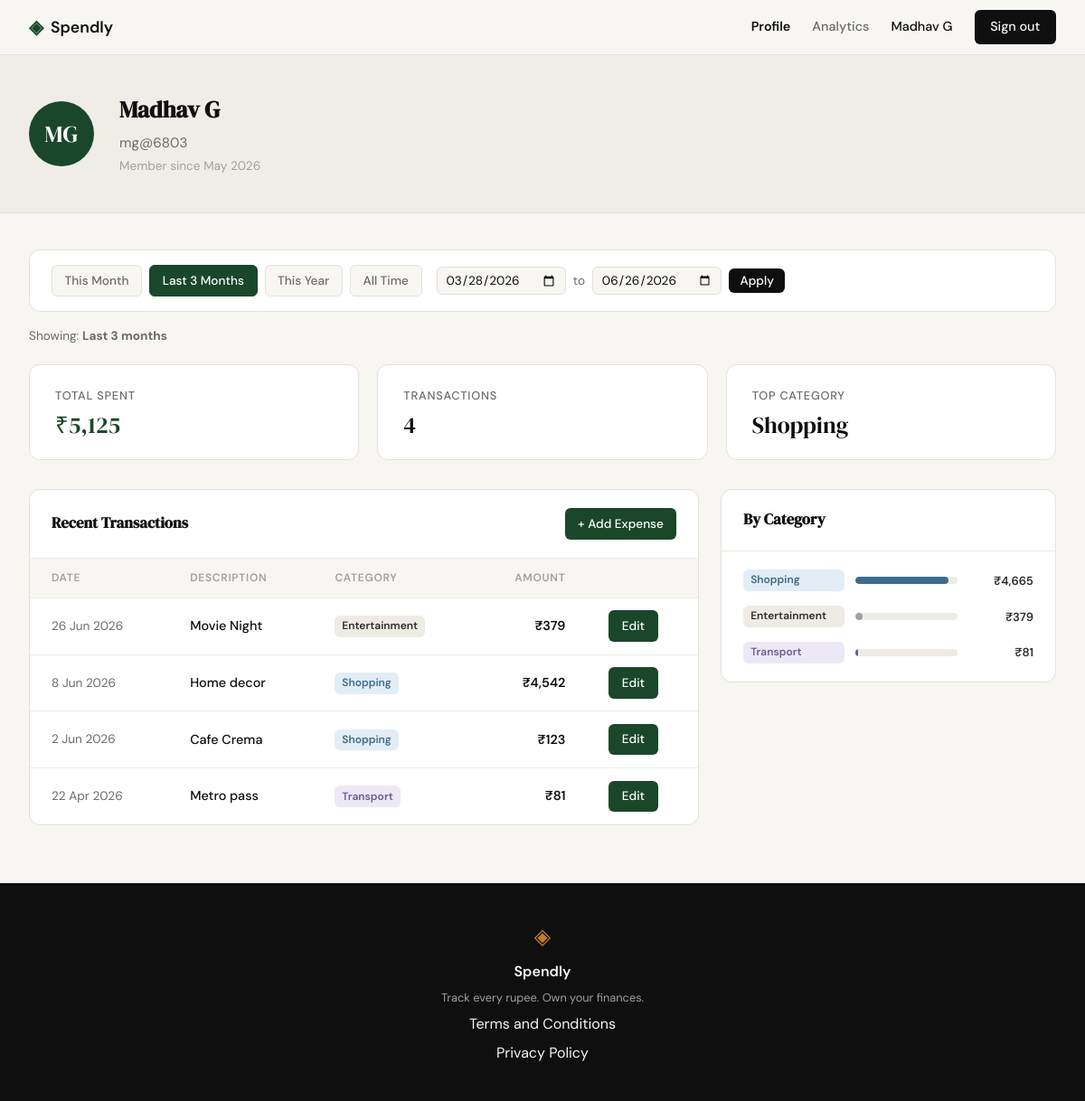
/profile?period=last_3_months (signed in), run on the app's committed database.
### tables this page shows
CREATE TABLE users (
            id            INTEGER PRIMARY KEY AUTOINCREMENT,
            name          TEXT    NOT NULL,
            email         TEXT    NOT NULL UNIQUE,
            password_hash TEXT    NOT NULL,
            created_at    TEXT    DEFAULT (datetime('now'))
        );

CREATE TABLE expenses (
            id          INTEGER PRIMARY KEY AUTOINCREMENT,
            user_id     INTEGER NOT NULL REFERENCES users(id),
            amount      REAL    NOT NULL,
            category    TEXT    NOT NULL,
            date        TEXT    NOT NULL,
            description TEXT,
            created_at  TEXT    DEFAULT (datetime('now'))
        );

### app.py (the view)
@app.route("/profile")
def profile():
    if not session.get("user_id"):
        return redirect(url_for("login"))
    user_data = get_user_by_id(session["user_id"])
    if not user_data:
        session.clear()
        return redirect(url_for("login"))
    name = user_data["name"]
    initials = "".join(w[0] for w in name.split()[:2]).upper()
    user = {
        "name": name,
        "initials": initials,
        "email": user_data["email"],
        "member_since": user_data["member_since"],
    }
    today = date.today()
    date_from_raw = request.args.get("from", "").strip()
    date_to_raw   = request.args.get("to", "").strip()
    period        = request.args.get("period", "all")
    date_from = date_to = None
    active_period = "all"
    period_label = "All time"
    if date_from_raw and date_to_raw:
        try:
            d_from = date.fromisoformat(date_from_raw)
            d_to   = date.fromisoformat(date_to_raw)
            if d_from > d_to:
                d_from, d_to = d_to, d_from
            date_from, date_to = d_from.isoformat(), d_to.isoformat()
            active_period = "custom"
            period_label = (
                f"{d_from.strftime('%-d %b %Y')} – {d_to.strftime('%-d %b %Y')}"
            )
        except ValueError:
            pass
    elif period == "this_month":
        date_from = today.replace(day=1).isoformat()
        date_to   = today.isoformat()
        active_period = "this_month"
        period_label  = today.strftime("%B %Y")
    elif period == "last_3_months":
        date_from = (today - timedelta(days=90)).isoformat()
        date_to   = today.isoformat()
        active_period = "last_3_months"
        period_label  = "Last 3 months"
    elif period == "this_year":
        date_from = today.replace(month=1, day=1).isoformat()
        date_to   = today.isoformat()
        active_period = "this_year"
        period_label  = str(today.year)
    stats        = get_summary_stats(session["user_id"], date_from, date_to)
    transactions = get_recent_transactions(session["user_id"], date_from=date_from, date_to=date_to)
    categories   = get_category_breakdown(session["user_id"], date_from, date_to)
    return render_template(
        "profile.html",
        user=user,
        stats=stats,
        transactions=transactions,
        categories=categories,
        active_period=active_period,
        date_from=date_from,
        date_to=date_to,
        period_label=period_label,
    )

### database/db.py (called while the page is built)
def get_db():
    conn = sqlite3.connect(DB_PATH)
    conn.row_factory = sqlite3.Row
    conn.execute("PRAGMA foreign_keys = ON")
    return conn

### database/queries.py (called while the page is built)
def _date_clause(date_from, date_to):
    if date_from and date_to:
        return " AND date BETWEEN ? AND ?", (date_from, date_to)
    return "", ()

def get_user_by_id(user_id):
    conn = get_db()
    row = conn.execute(
        "SELECT name, email, created_at FROM users WHERE id = ?", (user_id,)
    ).fetchone()
    conn.close()
    if not row:
        return None
    member_since = datetime.strptime(row["created_at"][:10], "%Y-%m-%d").strftime("%B %Y")
    return {"name": row["name"], "email": row["email"], "member_since": member_since}

def get_summary_stats(user_id, date_from=None, date_to=None):
    conn = get_db()
    date_clause, date_params = _date_clause(date_from, date_to)
    row = conn.execute(
        "SELECT COALESCE(SUM(amount), 0) as total, COUNT(*) as count "
        "FROM expenses WHERE user_id = ?" + date_clause,
        (user_id,) + date_params
    ).fetchone()
    top = conn.execute(
        "SELECT category, SUM(amount) as cat_total FROM expenses "
        "WHERE user_id = ?" + date_clause + " GROUP BY category ORDER BY cat_total DESC LIMIT 1",
        (user_id,) + date_params
    ).fetchone()
    conn.close()
    return {
        "total_spent": f"₹{row['total']:,.0f}",
        "transaction_count": row["count"],
        "top_category": top["category"] if top else "—",
    }

def get_recent_transactions(user_id, limit=10, date_from=None, date_to=None):
    conn = get_db()
    date_clause, date_params = _date_clause(date_from, date_to)
    rows = conn.execute(
        "SELECT id, date, description, category, amount FROM expenses "
        "WHERE user_id = ?" + date_clause + " ORDER BY date DESC LIMIT ?",
        (user_id,) + date_params + (limit,)
    ).fetchall()
    conn.close()
    return [
        {
            "id": r["id"],
            "date": datetime.strptime(r["date"], "%Y-%m-%d").strftime("%-d %b %Y"),
            "description": r["description"] or "",
            "category": r["category"],
            "amount": f"₹{r['amount']:,.0f}",
        }
        for r in rows
    ]

### templates/profile.html (shortened to what this page needs)
{% extends "base.html" %}
{% block content %}
<div class="profile-page">
  <div class="profile-hero">
    <div class="profile-hero-inner">
      <div class="avatar">{{ user.initials }}</div>
      <div class="user-details">
        <h1>{{ user.name }}</h1>
        <p class="user-email">{{ user.email }}</p>
        <p class="user-since">Member since {{ user.member_since }}</p>
      </div>
    </div>
  </div>
  <div class="profile-inner">
    <div class="filter-bar">
      <div class="filter-presets">
        <a href="{{ url_for('profile') }}?period=this_month"
           class="filter-btn{% if active_period == 'this_month' %} active{% endif %}">This Month</a>
        <a href="{{ url_for('profile') }}?period=last_3_months"
           class="filter-btn{% if active_period == 'last_3_months' %} active{% endif %}">Last 3 Months</a>
        <a href="{{ url_for('profile') }}?period=this_year"
           class="filter-btn{% if active_period == 'this_year' %} active{% endif %}">This Year</a>
        <a href="{{ url_for('profile') }}?period=all"
           class="filter-btn{% if active_period == 'all' %} active{% endif %}">All Time</a>
      </div>
      <form class="filter-custom" method="get" action="{{ url_for('profile') }}">
        <input type="date" name="from" value="{{ date_from or '' }}">
        <span class="filter-separator">to</span>
        <input type="date" name="to" value="{{ date_to or '' }}">
        <button type="submit">Apply</button>
      </form>
    </div>
    <p class="period-label">Showing: <strong>{{ period_label }}</strong></p>
    <div class="stats-grid">
      <div class="stat-card">
        <p class="stat-label">Total Spent</p>
        <p class="stat-value accent">{{ stats.total_spent }}</p>
      </div>
      <div class="stat-card">
        <p class="stat-label">Transactions</p>
        <p class="stat-value">{{ stats.transaction_count }}</p>
      </div>
      <div class="stat-card">
        <p class="stat-label">Top Category</p>
        <p class="stat-value">{{ stats.top_category }}</p>
      </div>
    </div>
    <div class="profile-lower">
      <div class="section-card">
        <div class="section-card-header">
          <h2>Recent Transactions</h2>
          <a href="{{ url_for('add_expense') }}" class="btn-primary-sm">+ Add Expense</a>
        </div>
        <table class="tx-table">
          <thead>
            <tr>
              <th>Date</th>
              <th>Description</th>
              <th>Category</th>
              <th class="right">Amount</th>
              <th></th>
            </tr>
          </thead>
          <tbody>
            {% for t in transactions %}
            <tr>
              <td class="tx-date">{{ t.date }}</td>
              <td class="tx-desc">{{ t.description }}</td>
              <td><span class="badge badge-{{ t.category | lower }}">{{ t.category }}</span></td>
              <td class="tx-amount right">{{ t.amount }}</td>
              <td class="tx-actions"><a href="{{ url_for('edit_expense', id=t.id) }}" class="btn-primary-sm">Edit</a></td>
            </tr>
            {% endfor %}
          </tbody>
        </table>
      </div>
      <div class="section-card">
        <div class="section-card-header">
          <h2>By Category</h2>
        </div>
        <div class="categories-body">
          {% for cat in categories %}
          <div class="category-row">
            <span class="badge badge-{{ cat.name | lower }}">{{ cat.name }}</span>
            <div class="progress-track">
              <div class="progress-bar bar-{{ cat.name | lower }}" style="--bar-pct: {{ cat.pct }}%"></div>
            </div>
            <span class="cat-amount">{{ cat.amount }}</span>
          </div>
          {% endfor %}
        </div>
      </div>
    </div>
  </div>
</div>
{% endblock %}

### templates/base.html (shortened to what this page needs)
<!DOCTYPE html>
<html lang="en">
<head>
    <link rel="stylesheet" href="{{ url_for('static', filename='css/style.css') }}">
</head>
<body>
    <nav class="navbar">
        <div class="nav-inner">
            <a href="{{ url_for('landing') }}" class="nav-brand">
                <span class="brand-icon">◈</span>
                <span class="brand-name">Spendly</span>
            </a>
            <div class="nav-links">
                {% if session.get("user_id") %}
                    <a href="{{ url_for('profile') }}"
                       class="{% if request.endpoint == 'profile' %}nav-active{% endif %}">Profile</a>
                    <a href="{{ url_for('analytics') }}"
                       class="{% if request.endpoint == 'analytics' %}nav-active{% endif %}">Analytics</a>
                    <span class="nav-user">{{ session["user_name"] }}</span>
                    <a href="{{ url_for('logout') }}" class="nav-cta">Sign out</a>
                {% else %}
                    <a href="{{ url_for('login') }}">Sign in</a>
                    <a href="{{ url_for('register') }}" class="nav-cta">Get started</a>
                {% endif %}
            </div>
        </div>
    </nav>
    <main class="main-content">
        {% block content %}{% endblock %}
    </main>
    <footer class="footer">
        <div class="footer-inner">
            <span class="brand-icon">◈</span>
            <span class="footer-name">Spendly</span>
            <p class="footer-copy">Track every rupee. Own your finances.</p>
            <a href="/terms">Terms and Conditions</a>
            <a href="/privacy">Privacy Policy</a>
        </div>
    </footer>
</body>
</html>

### static/css/style.css (style rules this page uses)
:root { --ink: #0f0f0f; --ink-soft: #2d2d2d; --ink-muted: #6b6b6b; --ink-faint: #a0a0a0; --paper: #f7f6f3; --paper-warm: #f0ede6; --paper-card: #ffffff; --accent: #1a472a; --accent-light: #e8f0eb; --accent-2: #c17f24; --accent-2-light: #fdf3e3; --danger: #c0392b; --danger-light: #fdecea; --border: #e4e1da; --border-soft: #eeebe4; --color-shopping: #3d6b8e; --color-shopping-light: #e3edf5; --color-transport: #6b5b95; --color-transport-light: #ede8f5; --font-display: 'DM Serif Display', Georgia, serif; --font-body: 'DM Sans', system-ui, sans-serif; --max-width: 1200px; --auth-width: 440px; --radius-sm: 6px; --radius-md: 12px; --radius-lg: 20px; }
*, *::before, *::after { box-sizing: border-box; margin: 0; padding: 0; }
html { font-size: 16px; scroll-behavior: smooth; }
body { background: var(--paper); color: var(--ink); font-family: var(--font-body); font-size: 1rem; line-height: 1.6; -webkit-font-smoothing: antialiased; }
a { color: inherit; text-decoration: none; }
.navbar { position: sticky; top: 0; z-index: 100; background: var(--paper); border-bottom: 1px solid var(--border); padding: 0 2rem; }
.nav-inner { max-width: var(--max-width); margin: 0 auto; height: 60px; display: flex; align-items: center; justify-content: space-between; }
.nav-brand { display: flex; align-items: center; gap: 0.5rem; font-family: var(--font-body); font-weight: 600; font-size: 1.1rem; color: var(--ink); }
.brand-icon { color: var(--accent); font-size: 1.3rem; }
.brand-name { color: var(--ink); }
.nav-links { display: flex; align-items: center; gap: 1.5rem; font-size: 0.9rem; font-weight: 500; }
.nav-links a { color: var(--ink-muted); transition: color 0.2s; }
.nav-links a.nav-active { color: var(--ink); font-weight: 600; }
.nav-cta { background: var(--ink) !important; color: var(--paper) !important; padding: 0.45rem 1.1rem; border-radius: var(--radius-sm); transition: background 0.2s !important; }
.main-content { min-height: calc(100vh - 60px - 100px); }
.btn-primary-sm { display: inline-flex; align-items: center; gap: 0.25rem; padding: 0.4rem 0.9rem; background: var(--accent); color: var(--paper-card); border-radius: var(--radius-sm); font-size: 0.85rem; font-weight: 500; text-decoration: none; transition: opacity 0.15s; }
.footer { background: var(--ink); color: var(--paper); padding: 2.5rem 2rem; text-align: center; }
.footer-inner { display: flex; flex-direction: column; align-items: center; gap: 0.4rem; }
.footer .brand-icon { color: var(--accent-2); font-size: 1.5rem; }
.footer-name { font-weight: 600; font-size: 1rem; }
.footer-copy { font-size: 0.8rem; color: var(--ink-faint); }

### data on the page
users: user_name "Madhav G", name "Madhav G", email "mg@6803"
expenses: date "26 Jun 2026", description "Movie Night", category "Entertainment", amount "₹379"
expenses: date "8 Jun 2026", description "Home decor", category "Shopping", amount "₹4,542"
expenses: date "2 Jun 2026", description "Cafe Crema", category "Shopping", amount "₹123"
expenses: date "22 Apr 2026", description "Metro pass", category "Transport", amount "₹81"

### other printed values
{{ user.initials }} "MG"
{{ user.member_since }} "May 2026"
{{ period_label }} "Last 3 months"
{{ stats.total_spent }} "₹5,125"
{{ stats.transaction_count }} "4"
{{ stats.top_category }} "Shopping"
{{ cat.name }} "Shopping" "Entertainment" "Transport"
{{ cat.amount }} "₹4,665" "₹379" "₹81"
